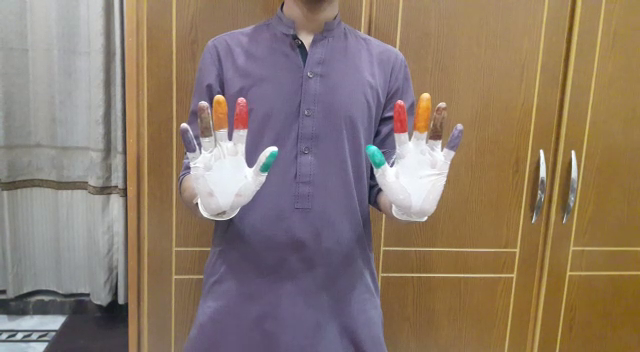
#> input picture frame 23 of 1.mp4, 640 x 352 px
$ python Main1.py   (older library calls are emulated)
#> lines starting #> are read from the running program, lines starting #| are printed output that depends on the picture
import cv2
import numpy as np
import math

cap = cv2.VideoCapture('1.mp4')

mask = cv2.createBackgroundSubtractorMOG2()


arr0 = np.array([])
arr1 = np.array([])
# arr2 = np.array([])
# arr3 = np.array([])

ret, frame = cap.read()
#> frame is the input picture: shape (352, 640, 3); mean B, G, R 107.4, 122.3, 140
h, w, c = frame.shape
#> h = 352; w = 640; c = 3

x = 1
y = 1
w = 100
h = 125
f = 0.5

# while cap.isOpened():
# #
# #     ret, frame = cap.read()
# #     if not ret:
# #         break
# #
# #     mask1 = mask.apply(frame)
# #
# #     _, contours, _ = cv2.findContours(mask1.copy(), cv2.RETR_EXTERNAL, cv2.CHAIN_APPROX_SIMPLE)
# #     #
# #     for c in contours:
# #         if cv2.contourArea(c) > 2500 and cv2.contourArea(c) < 10000:
# #             x, y, w, h = cv2.boundingRect(c)
# #     #         arr0 = np.append(arr0, x) #arr0[first - 1]
# #     #         arr1 = np.append(arr1, y)
# #             arr0 = np.append(arr0, h)
# #             arr1 = np.append(arr1, w)
# #
# # cap.release()
# #
# cap = cv2.VideoCapture('1.mp4')
#
# mask = cv2.createBackgroundSubtractorMOG2()


# print(arr0)
# print(arr1)
# print(sum(arr0)/len(arr0))
# ah = math.floor(sum(arr0)/len(arr0))
# print(sum(arr1)/len(arr1))
# aw = math.floor(sum(arr1)/len(arr1))
# print(len(arr0))
# print(len(arr0))

while cap.isOpened():

    # print(aw)
    ret, frame = cap.read()
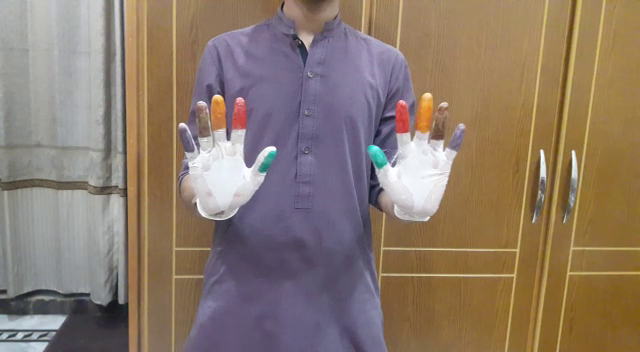
#> input picture frame 24 of 1.mp4, 640 x 352 px
#> frame is the input picture: shape (352, 640, 3); mean B, G, R 107.5, 122.4, 140.1
    if not ret:
        break

    mask1 = mask.apply(frame)
#> mask1: shape (352, 640); every value is 127

    contours, _ = cv2.findContours(mask1.copy(), cv2.RETR_EXTERNAL, cv2.CHAIN_APPROX_SIMPLE)
#> contours = [[[0, 0], [0, 351], [639, 351], [639, 0]]]

    for c in contours:
        if cv2.contourArea(c) < 500:
            continue
        elif cv2.contourArea(c) > 2500 and cv2.contourArea(c) <10000:

            # [4 lines of commented-out code are left out]
            pw = w
            ph = h
            # [5 lines of commented-out code are left out]
            (x, y, w, h) = cv2.boundingRect(c)
            # [9 lines of commented-out code are left out]
            ww = (1 - f) * pw + f * w
            # if ww > 105:
            #     ww = 105
            wh = (1 - f) * ph + f * h
            # [23 lines of commented-out code are left out]
            cv2.rectangle(frame, (x, y), (x + int(ww), y + int(wh)), (255, 255, 255), 2)
#> this loop made 1 pass
#> c on pass 1: [[0, 0], [0, 351], [639, 351], [639, 0]]
            # cv2.rectangle(frame, (int(wx), int(wy)), (int(wx) + int(ww), int(wy) + int(wh)), (255, 255, 255), 2)

    cv2.imshow('Result', frame)
    k = cv2.waitKey(50) & 0xFF
#> (key Esc is pressed here)
    if k == 27:
        break


cap.release()
cv2.destroyAllWindows()

$ run again, starting later in the video
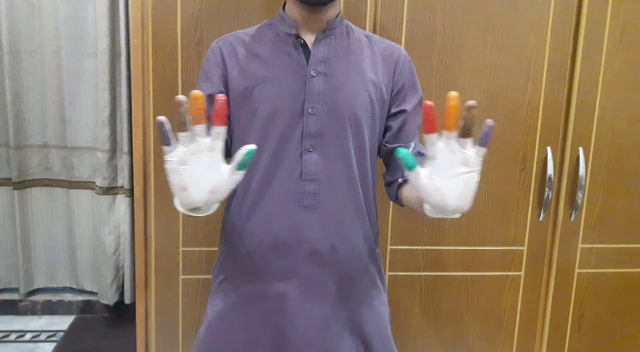
#> input picture frame 104 of 1.mp4, 640 x 352 px
#> frame is the input picture: shape (352, 640, 3); mean B, G, R 106.7, 121.2, 139.1
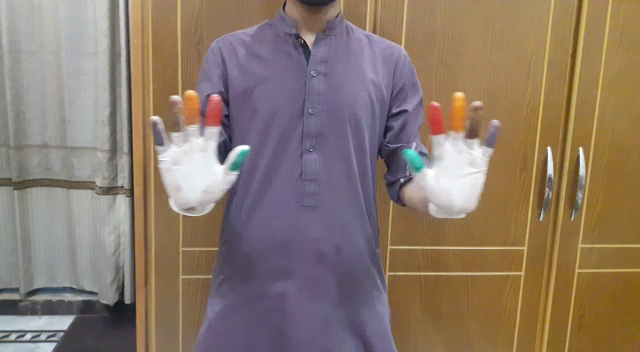
#> input picture frame 105 of 1.mp4, 640 x 352 px
#> frame is the input picture: shape (352, 640, 3); mean B, G, R 106.9, 121.1, 138.9
#> mask1: shape (352, 640); every value is 127
#> contours = [[[0, 0], [0, 351], [639, 351], [639, 0]]]
#> the loop `for c in contours:` made 1 pass
#> c on pass 1: [[0, 0], [0, 351], [639, 351], [639, 0]]
